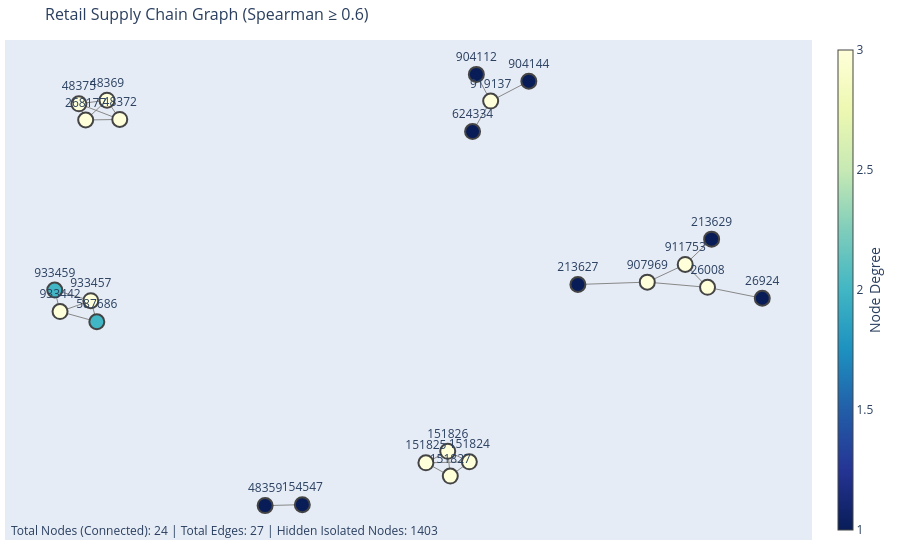

Source (notebook cell):
### Code cell
# Set your threshold (e.g., only connect products with a Spearman correlation >= 0.65)
tau = 0.6

fig = plot_threshold_network(
    matrix=similarity_matrix,
    node_labels=product_ids,
    threshold=tau,
    metric_type='similarity',
    title=f"Retail Supply Chain Graph ({metric_used.capitalize()} \u2265 {tau})"
)

fig.show()

### Figure 1 — Plotly figure (JSON) as saved in the notebook; plotly's stock layout.template omitted (floating-point values rounded to 4 significant figures)
{"data": [{"hoverinfo": "none", "line": {"color": "#888", "width": 1}, "mode": "lines", "type": "scatter", "x": [0.7843, 0.9153, null, 0.7843, 0.6401, null, 0.7843, 0.7309, null, -0.2744, -0.1854, null, -0.6527, -0.6222, null, -0.6527, -0.72, null, -0.6527, -0.7037, null, -0.6222, -0.72, null, -0.6222, -0.7037, null, -0.72, -0.7037, null, 0.2143, 0.1104, null, 0.2143, 0.1626, null, 0.2143, 0.1687, null, 0.1104, 0.1626, null, 0.1104, 0.1687, null, 0.1626, 0.1687, null, 0.4741, 0.6401, null, 0.794, 0.7309, null, -0.6771, -0.7651, null, -0.6771, -0.6915, null, 0.222, 0.2653, null, 0.2311, 0.2653, null, 0.3567, 0.2653, null, 0.6401, 0.7309, null, -0.7651, -0.6915, null, -0.7651, -0.7778, null, -0.6915, -0.7778, null], "y": [-0.05796, -0.1051, null, -0.05796, -0.03547, null, -0.05796, 0.04095, null, -1, -0.9958, null, 0.7497, 0.6666, null, 0.7497, 0.7342, null, 0.7497, 0.6643, null, 0.6666, 0.7342, null, 0.6666, 0.6643, null, 0.7342, 0.6643, null, -0.8111, -0.8153, null, -0.8111, -0.7654, null, -0.8111, -0.8725, null, -0.8153, -0.7654, null, -0.8153, -0.8725, null, -0.7654, -0.8725, null, -0.04562, -0.03547, null, 0.1501, 0.04095, null, -0.2065, -0.1625, null, -0.2065, -0.1156, null, 0.6143, 0.7459, null, 0.8611, 0.7459, null, 0.8317, 0.7459, null, -0.03547, 0.04095, null, -0.1625, -0.1156, null, -0.1625, -0.06982, null, -0.1156, -0.06982, null]}, {"hoverinfo": "text", "hovertext": ["Product: 26008<br>Connections: 3", "Product: 26924<br>Connections: 1", "Product: 48359<br>Connections: 1", "Product: 48369<br>Connections: 3", "Product: 48372<br>Connections: 3", "Product: 48375<br>Connections: 3", "Product: 151824<br>Connections: 3", "Product: 151825<br>Connections: 3", "Product: 151826<br>Connections: 3", "Product: 151827<br>Connections: 3", "Product: 154547<br>Connections: 1", "Product: 213627<br>Connections: 1", "Product: 213629<br>Connections: 1", "Product: 268177<br>Connections: 3", "Product: 587686<br>Connections: 2", "Product: 624334<br>Connections: 1", "Product: 904112<br>Connections: 1", "Product: 904144<br>Connections: 1", "Product: 907969<br>Connections: 3", "Product: 911753<br>Connections: 3", "Product: 919137<br>Connections: 3", "Product: 933442<br>Connections: 3", "Product: 933457<br>Connections: 3", "Product: 933459<br>Connections: 2"], "marker": {"color": [3, 1, 1, 3, 3, 3, 3, 3, 3, 3, 1, 1, 1, 3, 2, 1, 1, 1, 3, 3, 3, 3, 3, 2], "colorbar": {"thickness": 15, "title": {"side": "right", "text": "Node Degree"}, "xanchor": "left"}, "colorscale": [[0, "rgb(255,255,217)"], [0.125, "rgb(237,248,177)"], [0.25, "rgb(199,233,180)"], [0.375, "rgb(127,205,187)"], [0.5, "rgb(65,182,196)"], [0.625, "rgb(29,145,192)"], [0.75, "rgb(34,94,168)"], [0.875, "rgb(37,52,148)"], [1, "rgb(8,29,88)"]], "line": {"width": 2}, "reversescale": true, "showscale": true, "size": 15}, "mode": "markers+text", "text": ["26008", "26924", "48359", "48369", "48372", "48375", "151824", "151825", "151826", "151827", "154547", "213627", "213629", "268177", "587686", "624334", "904112", "904144", "907969", "911753", "919137", "933442", "933457", "933459"], "textposition": "top center", "type": "scatter", "x": [0.7843, 0.9153, -0.2744, -0.6527, -0.6222, -0.72, 0.2143, 0.1104, 0.1626, 0.1687, -0.1854, 0.4741, 0.794, -0.7037, -0.6771, 0.222, 0.2311, 0.3567, 0.6401, 0.7309, 0.2653, -0.7651, -0.6915, -0.7778], "y": [-0.05796, -0.1051, -1, 0.7497, 0.6666, 0.7342, -0.8111, -0.8153, -0.7654, -0.8725, -0.9958, -0.04562, 0.1501, 0.6643, -0.2065, 0.6143, 0.8611, 0.8317, -0.03547, 0.04095, 0.7459, -0.1625, -0.1156, -0.06982]}], "layout": {"annotations": [{"showarrow": false, "text": "Total Nodes (Connected): 24 | Total Edges: 27 | Hidden Isolated Nodes: 1403", "x": 0.005, "xref": "paper", "y": -0.002, "yref": "paper"}], "hovermode": "closest", "margin": {"b": 20, "l": 5, "r": 5, "t": 40}, "showlegend": false, "title": {"font": {"size": 16}, "text": "Retail Supply Chain Graph (Spearman ≥ 0.6)"}, "xaxis": {"showgrid": false, "showticklabels": false, "zeroline": false}, "yaxis": {"showgrid": false, "showticklabels": false, "zeroline": false}}}
